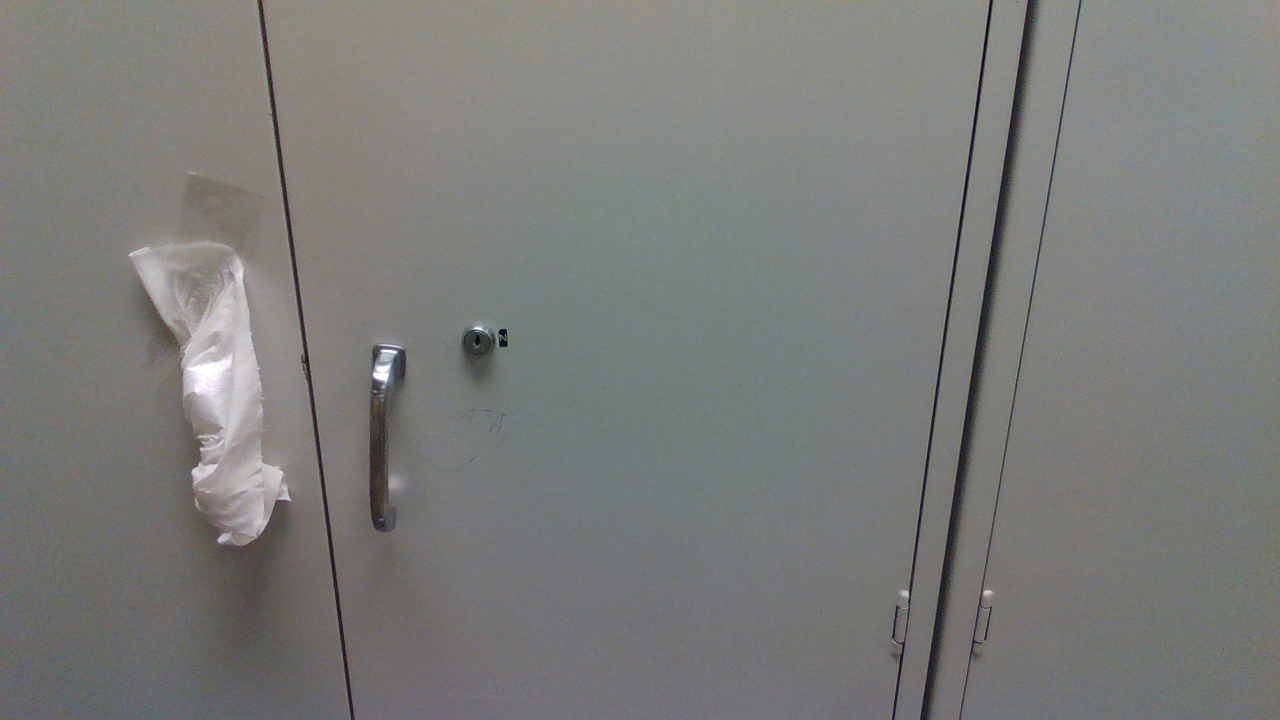
#> input picture open_door/data/trajectory_045/1/rgb.png, 1280 x 720 px, found by its file name
$ python lib_rgbd.py   (older library calls are emulated)
#> lines starting #> are read from the running program, lines starting #| are printed output that depends on the picture
from PIL import Image, ImageDraw
import numpy as np
import matplotlib.pyplot as plt
import cv2

def rotate_point(x1_2d,y1_2d,R,orientation='horizontal',angle=90):
        angle_rad = np.radians(angle)
        if orientation == 'horizontal':
            Ox = x1_2d + R
            Oy = y1_2d
            if R > 0:
                angle_rad *= -1
        elif orientation =='vertical':
            Ox = x1_2d
            Oy = y1_2d + R
            if R < 0:
                angle_rad *= -1
        x1_2d -= Ox
        y1_2d -= Oy
        x2_2d = x1_2d * np.cos(angle_rad) - y1_2d * np.sin(angle_rad)
        y2_2d = x1_2d * np.sin(angle_rad) + y1_2d * np.cos(angle_rad)
        x2_2d += Ox
        y2_2d += Oy
        return x2_2d,y2_2d,Ox,Oy

def add_point_to_image(img, x, y, dot_size=1, dot_color=(255, 0, 0),save_path=None):
    if isinstance(img,str):
        image = Image.open(img).convert("RGB")
    else:
        image = img
    draw = ImageDraw.Draw(image)
    # Calculate the coordinates for the bounding box of the dot
    x1 = x - dot_size
    y1 = y - dot_size
    x2 = x + dot_size
    y2 = y + dot_size
    # Draw the dot on the image
    draw.ellipse((x1, y1, x2, y2), fill=dot_color)
    # Save the modified image
    if save_path:
        image.save(save_path)

def vis_grasp(img_path, dx, dy, x1, y1, x2, y2, Ox, Oy, R, orientation='horizontal', angle=90, save_path=None, show=False):
    # pattern
#> called with dx = -8, dy = 50, x1 = 368.4, y1 = 427.2, x2 = 518.4, y2 = 277.2, Ox = 368.4, Oy = 277.2
    dot_size=5
    dot_color=(255, 0, 0) # red
    circle_color=(0, 255, 0) # green
    arc_color=(0, 0, 255) # blue
    line_color = (255, 255, 0) # yellow
    circle_width=3
    arc_width=3

    plt.figure()
    image = Image.open(img_path).convert("RGB")
#> image is the input picture: PIL image 1280x720 RGB; mean R, G, B 122.6, 123.4, 121.4
    img_w, img_h = image.size
#> img_w = 1280; img_h = 720
    draw = ImageDraw.Draw(image)

    # Add points
    add_point_to_image(image, x1-dx, y1-dy, dot_size, dot_color)
    add_point_to_image(image, x1, y1, dot_size, dot_color)
    add_point_to_image(image, x2, y2, dot_size, dot_color)
    add_point_to_image(image, Ox, Oy, dot_size, dot_color)

    # Draw lines from P1 and P2 to center
    draw.line((x1, y1, Ox, Oy), fill=line_color, width=2)
    draw.line((x2, y2, Ox, Oy), fill=line_color, width=2)

    x0 = min(Ox - R, Ox + R)
    y0 = min(Oy - R, Oy + R)
    x1 = max(Ox - R, Ox + R)
    y1 = max(Oy - R, Oy + R)

    # Draw the circle
    draw.ellipse((x0, y0, x1, y1), outline=circle_color, width=circle_width)

    # Draw the arc
    if orientation=='horizontal':
        if R<0:
            start_angle = 0
            end_angle = np.degrees(np.arctan2(y2 - Oy, x2 - Ox))
        else:
            start_angle = np.degrees(np.arctan2(y2 - Oy, x2 - Ox))
            end_angle = 180
    elif orientation=='vertical':
        if R<0:
            start_angle = np.degrees(np.arctan2(y2 - Oy, x2 - Ox))
            end_angle = 90
        else:
            start_angle = -90
            end_angle = np.degrees(np.arctan2(y2 - Oy, x2 - Ox))
    if end_angle < start_angle:
        end_angle += 360
    draw.arc((x0, y0, x1, y1), start_angle, end_angle, fill=arc_color, width=arc_width)

    # Display the visualized image using matplotlib for better quality
    plt.imshow(np.array(image), extent=[0, img_w, 0, img_h])
    plt.title("Visualized Grasp")
    plt.xlabel("X (pixels)")
    plt.ylabel("Y (pixels)")
    if show:
        plt.show()
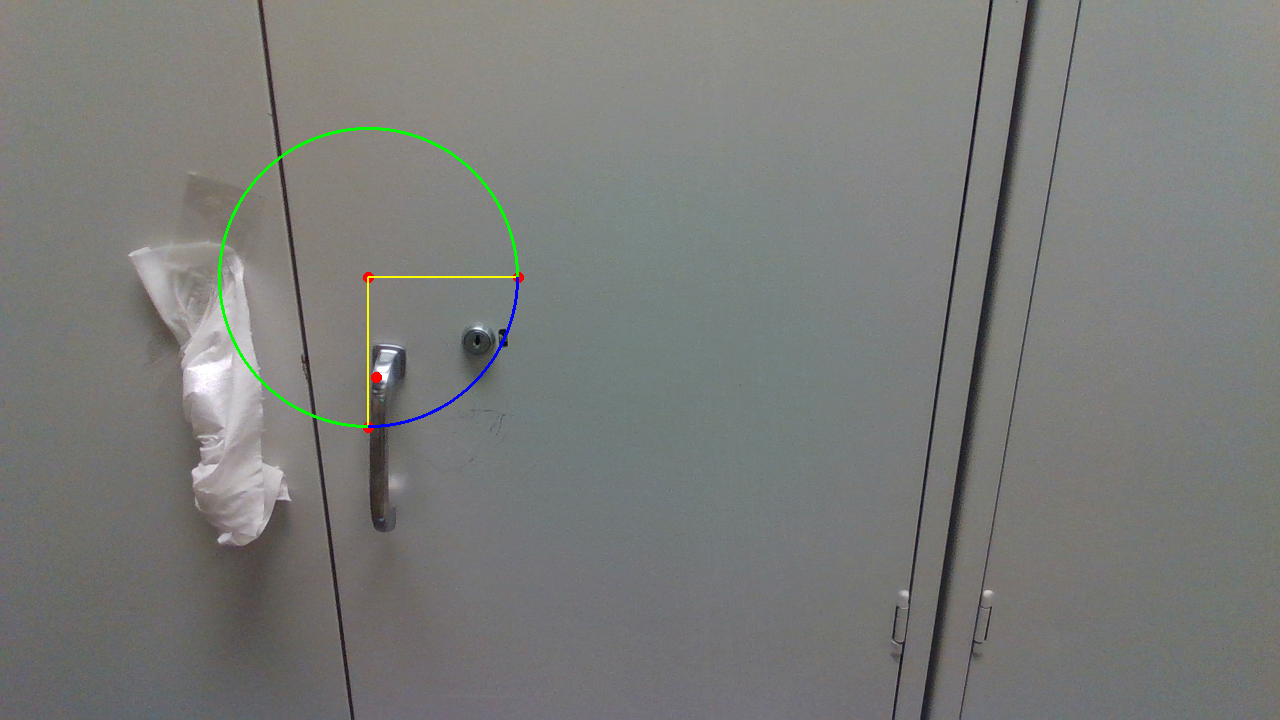
#> shown: shape (720, 1280, 3); mean R, G, B 122.3, 123.6, 121.1
    # Save the image if save_path is provided
    if save_path:
        image.save(save_path)

# [82 lines left out: functions vis_rgbd, vis_d, crop_image, not called in this run]

if __name__ == "__main__":
    x1_2d,y1_2d = 368.35743484925905,427.1806336228922
    dx = -8
    dy = 50
    R = -150
    orientation = 'vertical'
    angle=90
    img_path = r'E:\realman-robot\open_door\data\trajectory_045\1\rgb.png'
    x2_2d,y2_2d,Ox,Oy = rotate_point(x1_2d,y1_2d,R,orientation,angle)
    vis_grasp(img_path, dx, dy,x1_2d,y1_2d,x2_2d,y2_2d,Ox,Oy,R,orientation,angle,save_path=img_path.replace('rgb','vis_grasp'),show=True)
